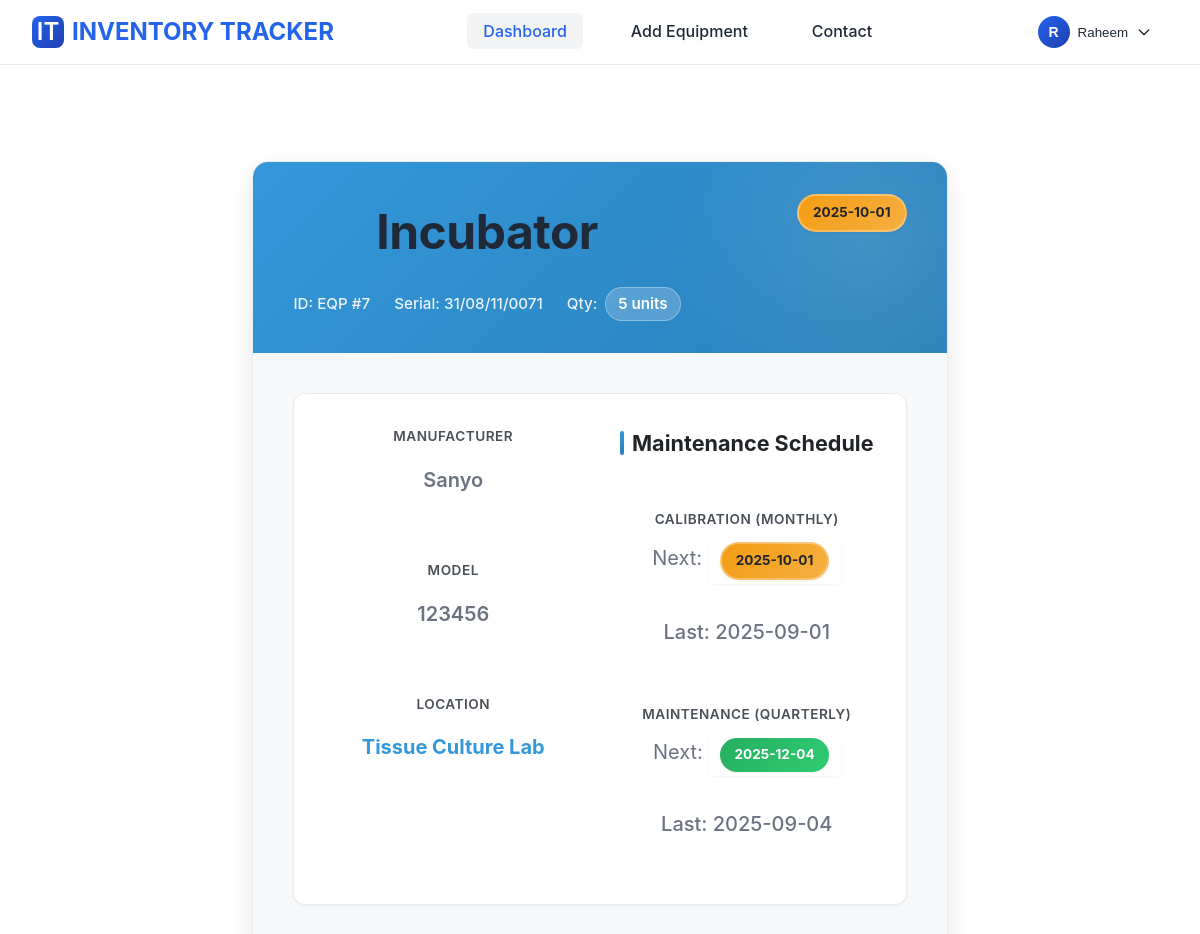
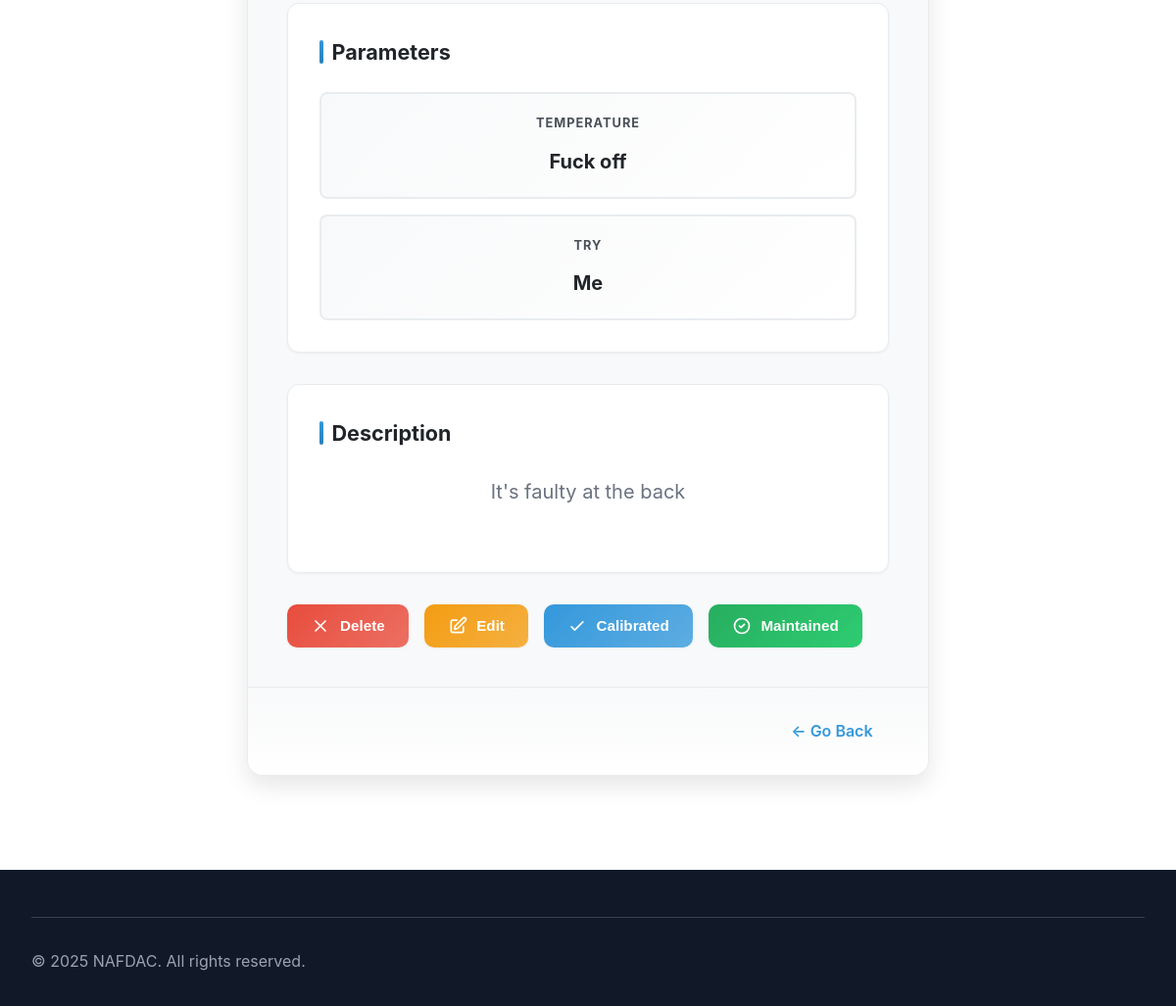
The app's page /equipments/7 (signed in), older data (2 pictures, top to bottom).
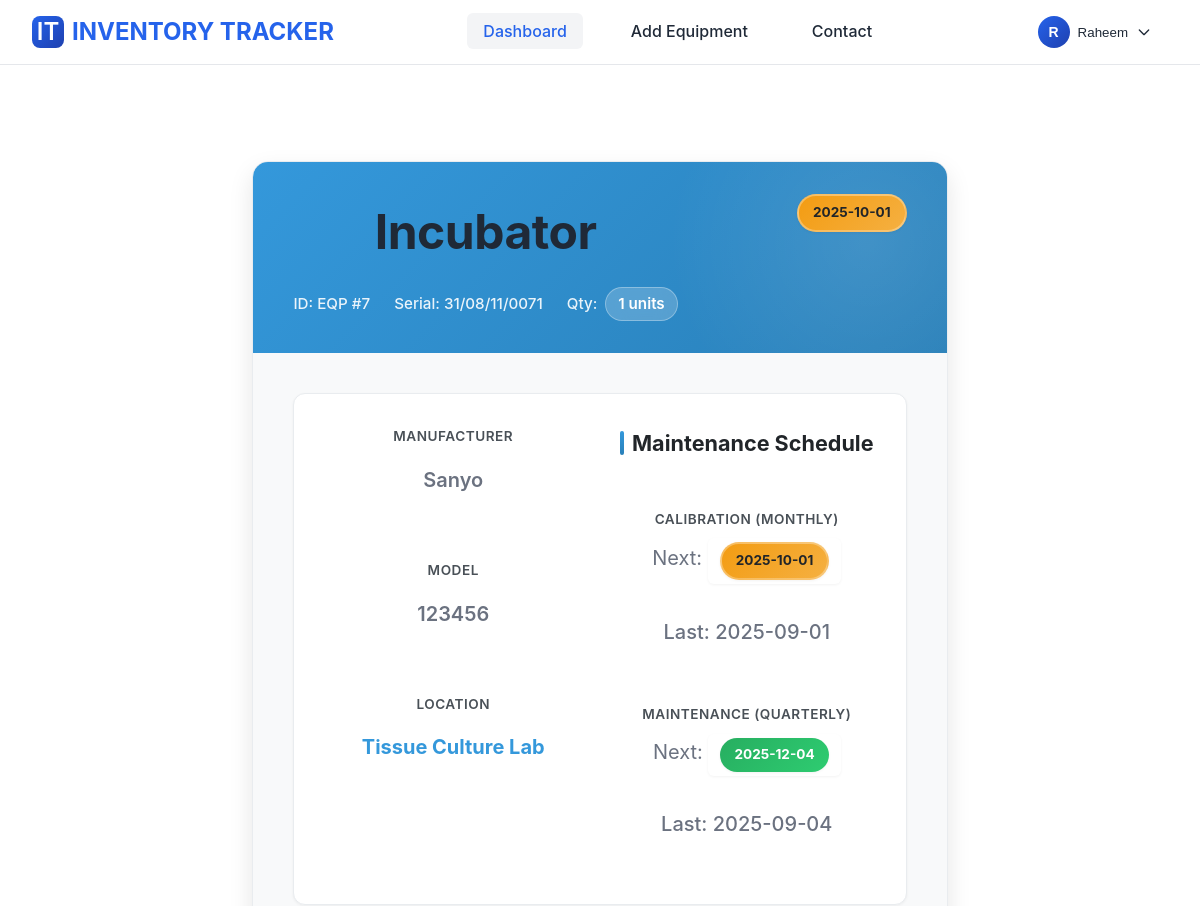
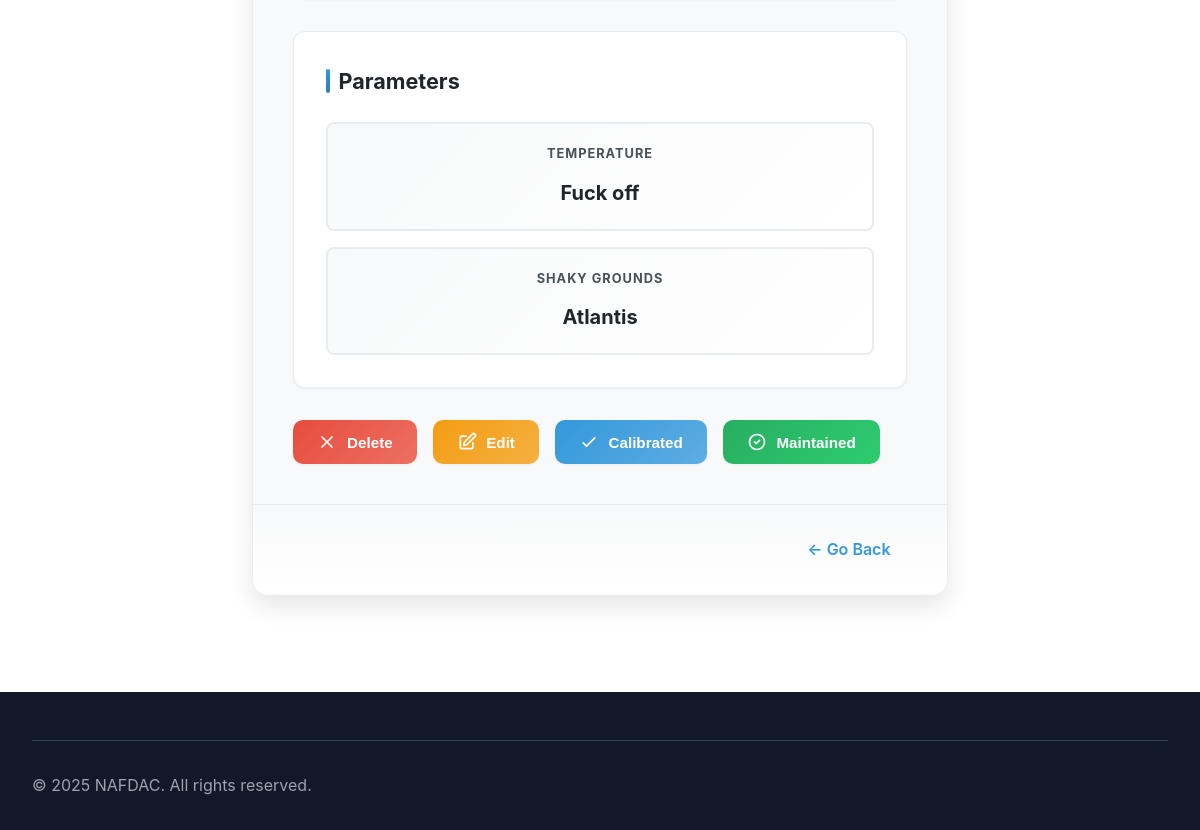
The same page, newer data (2 pictures, top to bottom).
### models.py (models this page shows, shortened)
class Equipment(db.Model):
    id = db.Column(db.Integer, primary_key=True)
    name = db.Column(db.String(150), nullable=False)
    manufacturer = db.Column(db.String(150))
    model = db.Column(db.String(150))
    serial_number = db.Column(db.String(150))
    new_id_number = db.Column(db.String(150), unique=True)
    location = db.Column(db.String(150))
    calibration_frequency = db.Column(db.String(100), default='Annual')
    calibration_date = db.Column(db.Date)
    next_calibration_date = db.Column(db.Date)
    maintenance_frequency = db.Column(db.String(100), default='Annual')
    maintenance_date = db.Column(db.Date)
    next_maintenance_date = db.Column(db.Date)
    description = db.Column(db.String(500))
    quantity = db.Column(db.Integer, default=1)
    created_at = db.Column(db.DateTime, default=datetime.utcnow)
    @property
    def cal_status(self):
        if not self.next_calibration_date:
            return 'Unknown C'
        today = datetime.utcnow().date()
        days_left = (self.next_calibration_date - today).days
        if days_left < 0:
            return 'Over Due'
        elif days_left <= 30:
            return 'Due Soon'
        else:
            return 'OK'
    @property
    def mnt_status(self):
        if not self.next_maintenance_date:
            return 'Unknown M'
        today = datetime.utcnow().date()
        days_left = (self.next_maintenance_date - today).days
        if days_left < 0:
            return 'Over Due'
        elif days_left <= 30:
            return 'Due Soon'
        else:
            return 'OK'

class EquipmentParameter(db.Model):
    id = db.Column(db.Integer, primary_key=True)
    equipment_id = db.Column(db.Integer, db.ForeignKey('equipment.id'), nullable=False)
    parameter_name = db.Column(db.String(150), nullable=False)
    parameter_value = db.Column(db.String(150), nullable=False)
    equipment = db.relationship('Equipment', backref=db.backref('parameters', lazy=True))

### app.py (the view)
@app.route('/equipments/<int:equipment_id>', methods=['GET'])
@login_required
def equipment_page(equipment_id):
    equipment = Equipment.query.get_or_404(equipment_id)
    return render_template('equipment.html', equipment=equipment)

### app.py (called while the page is built)
@app.before_request
def make_session_permanent():
    session.permanent = True
    app.permanent_session_lifetime = timedelta(minutes=60)

@login_manager.user_loader
def load_user(user_id):
    return db.session.get(User, int(user_id))

@app.context_processor
def inject_user():
    return dict(user=current_user)

### templates/equipment.html (shortened to what this page needs)
{% extends "base.html" %}
{% block head %}
    <link rel="stylesheet" href="{{ url_for('static', filename='css/equipment.css') }}">
{% endblock %}
{% block content %}
<div class="equipment-card">
    <header class="card-header">
        <div>
            <h1 class="equipment-name">{{ equipment.name }}</h1>
            <div class="equipment-meta">
                <span>ID: EQP #{{ equipment.id }}</span>
                <span>Serial: {{ equipment.serial_number }}</span>
                <span>Qty: <span class="quantity-value">{{ equipment.quantity }} units</span></span>
            </div>
        </div>
        <div id="cal_status_badge"></div>
    </header>
    <main class="card-body">
        <div class="details-grid">
            <div class="info-column">
                <div class="info-item">
                    <span class="info-label">Manufacturer</span>
                    <p class="info-value">{{ equipment.manufacturer }}</p>
                </div>
                <div class="info-item">
                    <span class="info-label">Model</span>
                    <p class="info-value">{{ equipment.model }}</p>
                </div>
                <div class="info-item">
                    <span class="info-label">Location</span>
                    <p class="info-value highlight">{{ equipment.location }}</p>
                </div>
            </div>
            <div class="maintenance-column">
                <h2 class="section-title">Maintenance Schedule</h2>
                <div class="info-item">
                    <span class="info-label">Calibration ({{ equipment.calibration_frequency }})</span>
                    <p class="cal-info-value">
                        Next: <span class="date-value highlight" id="cal_status_display">{{ equipment.next_calibration_date }}</span>
                    </p>
                    <p class="info-meta">Last: {{ equipment.calibration_date }}</p>
                </div>
                <div class="info-item">
                    <span class="info-label">Maintenance ({{ equipment.maintenance_frequency }})</span>
                    <p class="mnt-info-value">
                        Next: <span class="date-value highlight" id="mnt_status_display">{{ equipment.next_maintenance_date }}</span>
                    </p>
                    <p class="info-meta">Last: {{ equipment.maintenance_date }}</p>
                </div>
            </div>
        </div>
        {% if equipment.parameters %}
        <div class="parameters-section">
            <h2 class="section-title">Parameters</h2>
            <div class="parameters-grid">
                {% for param in equipment.parameters %}
                <div class="parameter-card">
                    <span class="parameter-name">{{ param.parameter_name }}</span>
                    <span class="parameter-value">{{ param.parameter_value }}</span>
                </div>
                {% endfor %}
            </div>
        </div>
        {% endif %}
        {% if equipment.description %}
        <div class="description-section">
            <h2 class="section-title">Description</h2>
            <p class="description-text">{{ equipment.description }}</p>
        </div>
        {% endif %}
 {% if user.roles == "admin" %}
        <div class="buttons">
            <button class="action-button action-delete" onclick="openModal()">
                <svg fill="none" stroke="currentColor" viewBox="0 0 24 24">
                    <path stroke-linecap="round" stroke-linejoin="round" stroke-width="2"
                          d="M6 18L18 6M6 6l12 12"></path>
                </svg>
                <span>Delete</span>
            </button>
            <button class="action-button action-edit" onclick="window.location.href='/updateEquipment/{{ equipment.id }}'">
                <svg fill="none" stroke="currentColor" viewBox="0 0 24 24">
                    <path stroke-linecap="round" stroke-linejoin="round" stroke-width="2"
                          d="M11 5H6a2 2 0 00-2 2v11a2 2 0 002 2h11a2 2 0 002-2v-5M18.5 2.5a2.121 2.121
                             0 013 3L12 15l-4 1 1-4 9.5-9.5z"></path>
                </svg>
                <span>Edit</span>
            </button>
{% endif %}
            <button class="action-button action-calibrated" onclick="alert('Calibration marked as completed!')">
                <svg fill="none" stroke="currentColor" viewBox="0 0 24 24">
                    <path stroke-linecap="round" stroke-linejoin="round" stroke-width="2"
                          d="M5 13l4 4L19 7"></path>
                </svg>
                <span>Calibrated</span>
            </button>
            <button class="action-button action-maintained" onclick="alert('Maintenance marked as completed!')">
                <svg fill="none" stroke="currentColor" viewBox="0 0 24 24">
                    <path stroke-linecap="round" stroke-linejoin="round" stroke-width="2"
                          d="M9 12l2 2l4-4m6 2a9 9 0 11-18 0a9 9 0 0118 0z"></path>
                </svg>
                <span>Maintained</span>
            </button>
        </div>
    </main>
    <footer class="card-footer">
        <a href="{{ request.referrer or url_for('home') }}" class="back-link">← Go Back</a>
    </footer>
</div>
{% endblock %}

### templates/base.html (shortened to what this page needs)
<!DOCTYPE html>
<html lang="en">
<head>
    <link rel="stylesheet" href="{{ url_for('static', filename='css/base.css') }}">
    {% block head %}{% endblock %}
</head>
<body>
<nav class="navbar">
    <div class="navbar-container">
        <a href="#" class="logo">
            <div class="logo-icon">IT</div>
            INVENTORY TRACKER
        </a>
        <ul class="nav-links">
            <li><a href="/dashboard" class="active">Dashboard</a></li>
            <li><a href="/addEquipment">Add Equipment</a></li>
            <li><a href="#">Contact</a></li>
        </ul>
        <div class="user-profile">
            <button class="profile-button" onclick="toggleDropdown()">
                <div class="profile-avatar">HI</div>
                <span id="username">John Doe</span>
                <svg class="dropdown-arrow" fill="none" stroke="currentColor" viewBox="0 0 24 24">
                    <path stroke-linecap="round" stroke-linejoin="round" stroke-width="2" d="M19 9l-7 7-7-7"></path>
                </svg>
            </button>
        </div>
    </div>
</nav>
<main class="main-content">
    {% block content %}{% endblock %}
</main>
<footer class="footer">
    <div class="footer-container">
        <div class="footer-bottom">
            <p>&copy; 2025 NAFDAC. All rights reserved.</p>
        </div>
    </div>
</footer>
</body>
</html>

### static/css/base.css (style rules this page uses)
:root { --primary-color: #2563eb; --secondary-color: #1e40af; --text-color: #1f2937; --text-light: #6b7280; --background-color: #ffffff; --border-color: #e5e7eb; --hover-bg: #f3f4f6; --dropdown-bg: #ffffff; --dropdown-shadow: rgba(0, 0, 0, 0.1); --footer-bg: #111827; --footer-text: #d1d5db; --footer-text-light: #9ca3af; }
* { margin: 0; padding: 0; box-sizing: border-box; }
body { font-family: -apple-system, BlinkMacSystemFont, 'Segoe UI', Roboto, Oxygen, Ubuntu, Cantarell, sans-serif; line-height: 1.6; color: var(--text-color); min-height: 100vh; display: flex; flex-direction: column; }
.navbar { background-color: var(--background-color); border-bottom: 1px solid var(--border-color); padding: 0 2rem; position: sticky; top: 0; z-index: 1000; backdrop-filter: blur(10px); }
.navbar-container { max-width: 1200px; margin: 0 auto; display: flex; align-items: center; justify-content: space-between; height: 4rem; }
.logo { font-size: 1.5rem; font-weight: 700; color: var(--primary-color); text-decoration: none; display: flex; align-items: center; gap: 0.5rem; }
.logo-icon { width: 2rem; height: 2rem; background: linear-gradient(135deg, var(--primary-color), var(--secondary-color)); border-radius: 0.5rem; display: flex; align-items: center; justify-content: center; color: white; font-weight: 600; }
.nav-links { display: flex; list-style: none; gap: 2rem; align-items: center; }
.nav-links a { text-decoration: none; color: var(--text-color); font-weight: 500; padding: 0.5rem 1rem; border-radius: 0.375rem; transition: all 0.2s ease; position: relative; }
.nav-links a.active { color: var(--primary-color); background-color: var(--hover-bg); }
.user-profile { position: relative; }
.profile-button { display: flex; align-items: center; gap: 0.5rem; padding: 0.5rem 1rem; background: none; border: none; border-radius: 0.5rem; cursor: pointer; transition: all 0.2s ease; color: var(--text-color); }
.profile-avatar { width: 2rem; height: 2rem; border-radius: 50%; background: linear-gradient(135deg, var(--primary-color), var(--secondary-color)); display: flex; align-items: center; justify-content: center; color: white; font-weight: 600; font-size: 0.875rem; }
.dropdown-arrow { width: 1rem; height: 1rem; transition: transform 0.2s ease; }
.main-content { flex: 1; padding: 4rem 2rem; max-width: 1200px; margin: 0 auto; text-align: center; }
.main-content h1 { font-size: 3rem; margin-bottom: 1rem; color: var(--text-color); }
.main-content p { font-size: 1.25rem; color: var(--text-light); margin-bottom: 2rem; }
.footer { background-color: var(--footer-bg); color: var(--footer-text); padding: 3rem 2rem 2rem; margin-top: auto; }
.footer-container { max-width: 1200px; margin: 0 auto; }
.footer-bottom { border-top: 1px solid #374151; padding-top: 2rem; display: flex; justify-content: space-between; align-items: center; color: var(--footer-text-light); }
.footer-bottom p { margin: 0; }

Row changes from the older to the newer data that the page shows:
changed Equipment "Incubator": quantity "5" → "1"; description "It's faulty at the back" → (not shown)
changed EquipmentParameter: parameter_name "TRY" → "SHAKY GROUNDS"; parameter_value "Me" → "Atlantis"
Text that changed along with them:
text no longer shown: "Description"
